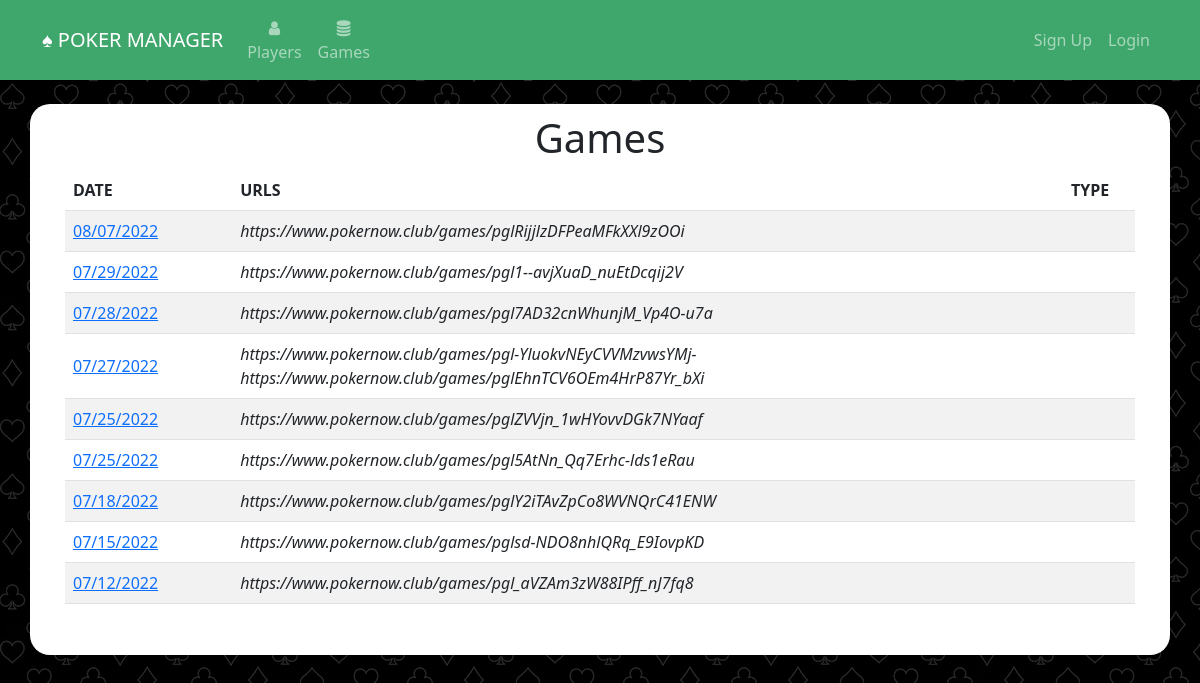
Before: /games with the older database file.
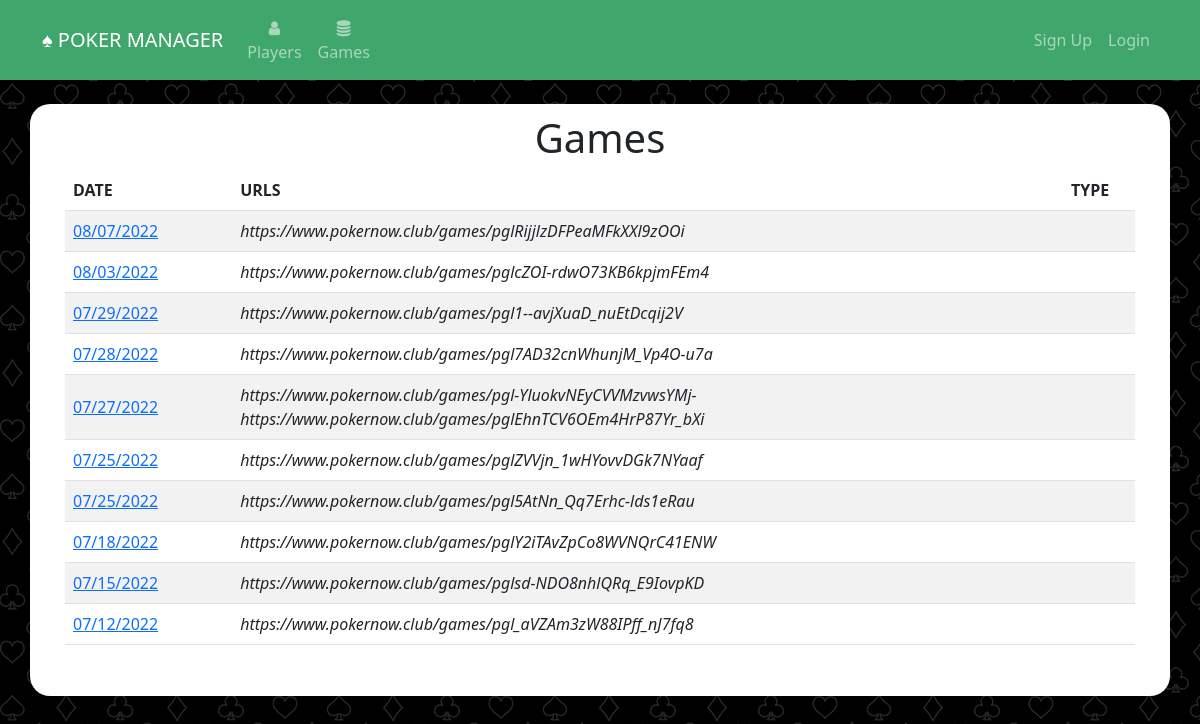
After: the same page with the newer database file.
### website/models.py (models this page shows)
class Game(db.Model):
	id = db.Column(db.Integer, primary_key=True)
	settled = db.Column(db.Boolean, default=False)
	date = db.Column(db.DateTime(timezone=True), default=func.now())
	urls = db.relationship('Url', backref='game')
	payments = db.relationship('Payment', backref='game')
	earnings = db.relationship('Earning', backref='game')
	buyins = db.Column(db.Integer)
	behaviors = db.relationship('Behavior', backref='game')

class Url(db.Model):
	id = db.Column(db.Integer, primary_key=True)
	url =  db.Column(db.String(300), unique=True)
	game_id = db.Column(db.Integer, db.ForeignKey('game.id'))
	imported = db.Column(db.Boolean, default=False)
	behaviors = db.relationship('Behavior', backref='url')
	game_type = db.Column(db.String(20))
	small_blind = db.Column(db.Integer)
	big_blind = db.Column(db.Integer)
	bankrolls = db.relationship('Bankroll', backref='url')

### website/views.py (the view)
@views.route('/games', methods=['GET','POST'])
def games():
	games = Game.query.order_by(Game.date.desc()).all()
	urls = {}
	for game in games:
		for url in game.urls:
			if game.id in urls.keys():
				if url.imported == False:
					urls[game.id] = url.imported
			else:
				urls[game.id] = url.imported
	return render_template("games.html", user=current_user, games=games, imported=urls)

### website/templates/games.html (shortened to what this page needs)
{% extends "base.html" %}
{% block content %}
<h1 align="center">Games</h1>
<table class="table table-striped">
	<thead>
	  <tr>
		<th scope="col">DATE</th>
		<th scope="col">URLS</th>
		<th scope="col" style="text-align:center">TYPE</th>
	  </tr>
	</thead>
	<tbody>
	{% for game in games %}
		<tr>
			<td style="vertical-align: middle;"><a href="{{url_for('views.payout', game_id=game.id)}}" >{{ game.date.strftime("%m/%d/%Y") }}</a></td>
			<td style="vertical-align: middle;">
				{% for url in game.urls %}
				<i>{{url.url}}</i><br/>
				{% endfor %}
			</td>
			<td align="center" style="vertical-align: middle;">
			</td>
		</tr>
	{% endfor %}
</tbody>
</table>
{% endblock %}

### website/templates/base.html (shortened to what this page needs)
<!DOCTYPE html>
<html>
    <head>
<link href="https://cdn.jsdelivr.net/npm/bootstrap@5.2.0-beta1/dist/css/bootstrap.min.css" rel="stylesheet">
    <link
      rel="stylesheet"
      href="https://stackpath.bootstrapcdn.com/font-awesome/4.7.0/css/font-awesome.min.css"
    />
    <link
      rel="stylesheet"
      href="static/style.css"
    />
    </head>
    <body>
        <nav class="navbar navbar-expand-lg navbar-dark" style="background-color: #3fa76c;">
            <div class="container-fluid" style="max-width: 1140px;margin-right:auto;margin-left:auto">
                <a class="navbar-brand" href="/">&spades; POKER MANAGER</a>
                <div class="collapse navbar-collapse justify-content-start" id="mainNavbar">
                    <div class="navbar-nav">
                        <ul class="navbar-nav me-auto mb-2 mb-lg-0">
                            <li class="nav-item" align="center"><a class="nav-link" id="nav-players" href="/players"><i class="fa fa-user" aria-hidden="true"></i><br/>Players</a></li>
                            <li class="nav-item" align="center"><a class="nav-link" id="nav-import-game" href="/games"><i class="fa fa-database" aria-hidden="true"></i><Br/>Games</a></li>
                        </ul>
                    </div>
                    <div class="navbar-nav ml-auto" style="margin-left: auto">
                        <ul class="navbar-nav me-auto mb-2 mb-lg-0">
                            {% if user and  user.is_authenticated %}
                            <div class="dropdown">
                                <button class="btn btn-light dropdown-toggle" type="button" data-bs-toggle="dropdown" aria-expanded="false">
                                {{user.first_name}} {{user.last_name}}
                                </button>
                                <ul class="dropdown-menu dropdown-menu-lg-end">
                                    <li><a class="dropdown-item" href="/profile">Profile</a></li>
                                    <li><a class="dropdown-item" id="nav-logout" href="/logout">Logout</a></li>
                                </ul>
                            </div>
                            {% else %}
                            <ul class="navbar-nav me-auto mb-2 mb-lg-0">
                                <li class="nav-item"><a class="nav-link" id="nav-signUp" href="/sign-up">Sign Up</a></li>
                                <li class="nav-item"><a class="nav-link" id="nav-login" href="/login">Login</a></li>
                            </ul>
                            {% endif %}
                        </ul>
                    </div>
                </div>
            </div>
        </nav>
        <br/>
        <div class="container h-100 body_container" style="max-width:1140px; background-color: #fff;">
            {% block content %}
            {% endblock %}
        </div>
    </body>
</html>

### website/static/style.css (style rules this page uses)
body { height: 100%; background-image: url('card_suits4.png'); }
.body_container { border-radius: 20px; padding: 10px 35px 35px 35px; }

Changed rows visible on the page:
added Game: date "08/03/2022"
added Url: url "https://www.pokernow.club/games/pglcZOI-rdwO73KB6kpjmFEm4", shown under "08/03/2022"
